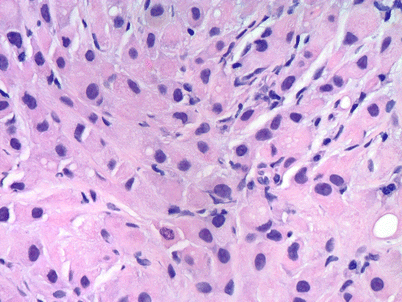
#> input picture Assignment 6/CellsHE1.jpg, 402 x 302 px
$ python Segal-Gould_Assignment6Code.py
#> lines starting #> are read from the running program, lines starting #| are printed output that depends on the picture

# coding: utf-8

# In[1]:


# Noah Segal-Gould <ns2349@bard.edu>
# Bioinformatics Lab 6
# 2018-04-10
# I worked alone on this assignment
# I used code from the PIL documentation, the textbook, and Moodle 2


# In[2]:


from PIL import Image, ImageEnhance, ImageFilter

import matplotlib.pyplot as plt
from numpy import array, dot, dstack, ones, random, uint8, zeros, exp, mgrid, sqrt
from scipy import ndimage
import numpy as np


# In[3]:


# get_ipython().run_line_magic('matplotlib', 'inline')


# In[4]:


def pixmap_to_image(pixmap, mode='RGB'):
    if pixmap.max() > 255:
        pixmap *= 255.0 / pixmap.max()

    pixmap = array(pixmap, uint8)
    img = Image.fromarray(pixmap, mode)

    return img


# In[5]:


def image_to_pixmap_RGB(img):
    img2 = img.convert('RGB')
    w, h = img2.size
    data = img2.getdata()

    pixmap = array(data, float)
    pixmap = pixmap.reshape((h, w, 3))

    return pixmap


# In[6]:


# [6 lines left out: function gamma_adjust, not called in this run]


# In[7]:


def normalize_pixmap(pixmap):
    pixmap -= pixmap.min()
    maxVal = pixmap.max()

    if maxVal > 0:
        pixmap *= 255.0 / maxVal

    return pixmap


# In[8]:


# [24 lines left out: functions clip_pixmap_values, show_histogram, not called in this run]


# In[10]:


def convolve_matrix_2D(pixmap, matrix, mode='reflect'):
    matrix = array(matrix)

    if matrix.ndim != 2:
        raise Exception('Convolution matrix must be 2D')

    if pixmap.ndim not in (2, 3):
        raise Exception('Pixmap must be 2D or 3D')

    if pixmap.ndim == 2:
        pixmap2 = ndimage.convolve(pixmap, matrix, mode=mode)

    else:
        layers = []

        for i in range(3):
            layer = ndimage.convolve(pixmap[:, :, i], matrix, mode=mode)
            layers.append(layer)

        pixmap2 = dstack(layers)

    return pixmap2


# In[11]:


# [17 lines left out: function sharpen_pixmap, not called in this run]


# In[12]:


def gauss_filter(pixmap, r=2, sigma=1.4):
    x, y = mgrid[-r:r + 1, -r:r + 1]

    s2 = 2.0 * sigma * sigma

    x2 = x * x / s2
    y2 = y * y / s2

    matrix = exp(-(x2 + y2))
    matrix /= matrix.sum()

    pixmap2 = convolve_matrix_2D(pixmap, matrix)

    return pixmap2


# In[13]:


def sobel_filter(pixmap):
    matrix = array([[-1, 0, 1],
                    [-2, 0, 2],
                    [-1, 0, 1]])

    grey = pixmap.mean(axis=2)
    edgeX = convolve_matrix_2D(grey, matrix)
    edgeY = convolve_matrix_2D(grey, matrix.T)

    pixmap2 = sqrt(edgeX * edgeX + edgeY * edgeY)
    normalize_pixmap(pixmap2)  # Put min, max at 0, 255

    return pixmap2


# In[14]:


def get_neighbors(point, points):
    i, j = point
    check = [(i - 1, j), (i + 1, j),
             (i, j - 1), (i, j + 1)]

    neighbours = [p for p in check if p in points]

    return neighbours


# In[15]:


def bright_pixel_cluster(pixmap, threshold=60):
    boolArray = pixmap > threshold
    indices = array(boolArray.nonzero()).T
    points = set([tuple(point) for point in indices])

    clusters = []
    pool = set(points)
    clustered = set()

    while pool:
        pointA = pool.pop()
        neighbours = get_neighbors(pointA, points)

        cluster = []
        cluster.append(pointA)
        clustered.add(pointA)

        pool2 = set(neighbours)
        while pool2:
            pointB = pool2.pop()

            if pointB in pool:
                pool.remove(pointB)
                neighbours2 = get_neighbors(pointB, points)
                pool2.update(neighbours2)
                cluster.append(pointB)

        clusters.append(cluster)

    return clusters


# In[16]:


def image_processing_algorithm(filenames_and_estimates_list_of_dicts=[{"filename": "CellsHE1.jpg",
                                                                       "estimate": 100},
                                                                      {"filename": "CellsHE2.jpg",
                                                                       "estimate": 450},
                                                                      {"filename": "CellsHE3.jpg",
                                                                       "estimate": 150}],
                               filter_mode="Default"):
    index = 1
    plt.figure(figsize=(24, 12))
    filenames = [data_dict["filename"] for data_dict in filenames_and_estimates_list_of_dicts]
    estimates = [data_dict["estimate"] for data_dict in filenames_and_estimates_list_of_dicts]
    errors = []
    for filename_index, filename in enumerate(filenames):
        img = Image.open(filename)

        pixmap = image_to_pixmap_RGB(img)

        if filter_mode == "Gaussian":
            pixmap = gauss_filter(pixmap)

        if filter_mode == "Custom":
            img = img.convert("RGB")
            img = img.filter(ImageFilter.SMOOTH)
            img = img.filter(ImageFilter.SMOOTH_MORE)
            img = img.filter(ImageFilter.SHARPEN)
            img = img.convert("L")
            img = img.filter(ImageFilter.UnsharpMask)
            pixmap = image_to_pixmap_RGB(img)

        pixmap2 = sobel_filter(pixmap)

        normalize_pixmap(pixmap2)

        result = pixmap_to_image(pixmap2, mode="L")

        plt.subplot(3, 3, index)
        index += 1
        plt.imshow(np.asarray(result))

        clusters = bright_pixel_cluster(pixmap2)
        sizes = [len(c) for c in clusters]

        plt.subplot(3, 3, index)
        index += 1
        plt.hist(sizes, 40)

        small_blobs = []
        medium_blobs = []
        big_blobs = []

        for cluster in clusters:
            n = len(cluster)

            if n < 80:
                small_blobs.append(cluster)
            elif n < 320:
                medium_blobs.append(cluster)
            else:
                big_blobs.append(cluster)
        print("Image #{}: {}".format(filename_index + 1, filename))
        print('Found {} small blobs'.format(len(small_blobs)))
        print('Found {} medium blobs'.format(len(medium_blobs)))
        print('Found {} big blobs'.format(len(big_blobs)))

        grey = pixmap.mean(axis=2)
        color_map = dstack([grey, grey, grey])

        colors = [(255, 0, 0), (255, 255, 0), (0, 0, 255)]
        categories = [small_blobs, medium_blobs, big_blobs]

        for i, blobs in enumerate(categories):
            color = colors[i]

            for cluster in blobs:
                x, y = zip(*cluster)

                color_map[x, y] = color

        result2 = Image.fromarray(array(color_map, uint8), "RGB")
        plt.subplot(3, 3, index)
        index += 1
        plt.imshow(np.asarray(result2))

        num_cells = len(medium_blobs)  # initial guess
        cellAreas = [len(blob) for blob in medium_blobs]
        meanCellArea = sum(cellAreas) / float(num_cells)

        for blob in big_blobs:
            num_cells += int(len(blob) // meanCellArea)

        print('Estimated number of cells: {}'.format(num_cells))
        error = abs(estimates[filename_index] - num_cells)/estimates[filename_index]
        errors.append(error)
        print('Error: {:.1%}\n'.format(error))
    plt.show()
    print("Mean error: {:.1%}".format(sum(errors)/len(errors)))


# In[17]:


image_processing_algorithm()
#> in image_processing_algorithm, img is the input picture: PIL image 402x302 P; mean R, G, B 210.3, 176.1, 221.5
#> in convolve_matrix_2D, `pixmap2 = ndimage.convolve(pixmap, matrix, mode=mode)`:
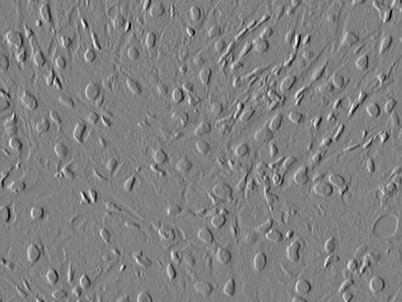
#> pixmap2: shape (302, 402) float64; min -591.7, max 580.3, mean -0.3; drawn with min black and max white
#> in sobel_filter, `pixmap2 = sqrt(edgeX * edgeX + edgeY * edgeY)`:
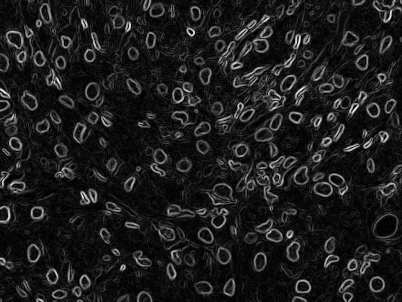
#> pixmap2: shape (302, 402) float64; min 0, max 649, mean 74.8; drawn with min black and max white
#> in normalize_pixmap, `maxVal = pixmap.max()`: maxVal = 649
#> in bright_pixel_cluster, `boolArray = pixmap > threshold`:
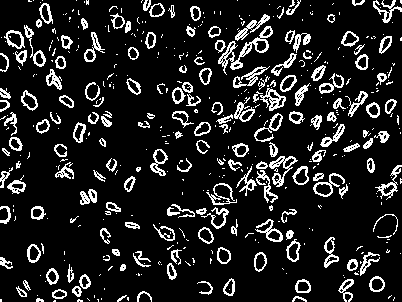
#> boolArray: shape (302, 402) bool; 13.3% white in thin lines or dots
#> in bright_pixel_cluster, `indices = array(boolArray.nonzero()).T`: indices = 16200 pairs, first value 0 to 301, second value 0 to 401
#> in bright_pixel_cluster, `points = set([tuple(point) for point in indices])`: points = 16200 items
#> the loop in bright_pixel_cluster, `while pool:` made 737 passes
#> pointA on pass 1: (65, 278)
#> the loop in image_processing_algorithm, `for cluster in clusters:` made 737 passes
#> cluster on passes 22, 39, 56: [(239, 286)], [(296, 389), (296, 390), (297, 389), (297, 388), (298, 388)], [(133, 223)]
#| Found 657 small blobs
#| Found 80 medium blobs
#| Found 0 big blobs
#> the loop in image_processing_algorithm, `for i, blobs in enumerate(categories):` made 3 passes
#> blobs on pass 3: []
#> after the loop in image_processing_algorithm, `for i, blobs in enumerate(categories):`:
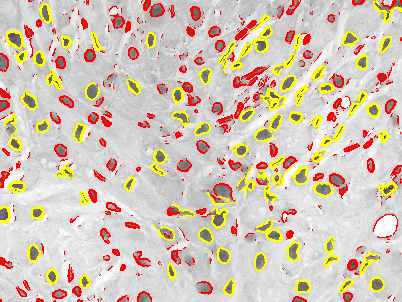
#> color_map: shape (302, 402, 3) float64; mean of channels 0, 1, 2 213.7, 198, 179.6; drawn as R, G, B
#| Estimated number of cells: 80
#| Error: 20.0%
#> pass 2 of the loop in image_processing_algorithm, `for filename_index, filename in enumerate(filenames):`:
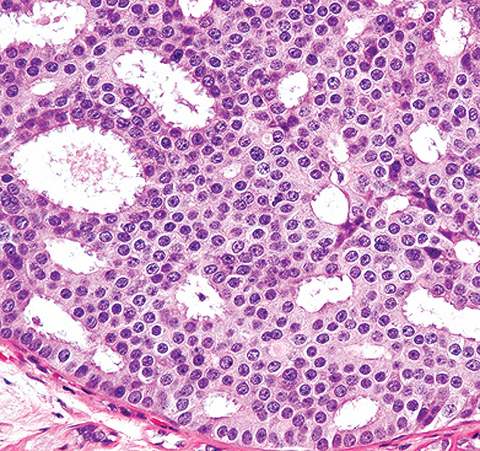
#> input picture Assignment 6/CellsHE2.jpg, 480 x 451 px
#> in image_processing_algorithm, img is the input picture: PIL image 480x451 RGB; mean R, G, B 204.3, 158, 200.1
#> grey: shape (451, 480) float64
#> in bright_pixel_cluster (call 2), `boolArray = pixmap > threshold`:
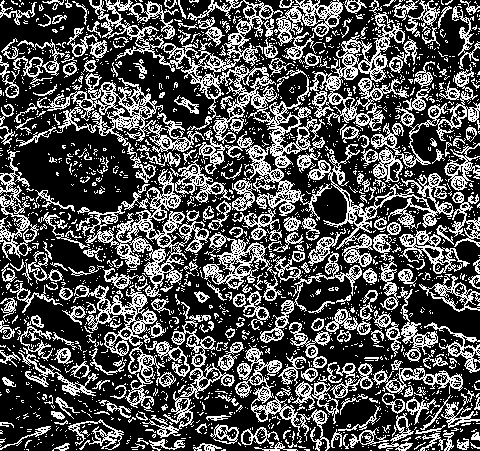
#> boolArray: shape (451, 480) bool; 32.4% white in thin lines or dots
#> the loop in image_processing_algorithm, `for cluster in clusters:` made 5727 passes
#> cluster on passes 3, 4, 13: [(35, 335)], [(54, 385), (54, 384), (54, 383)], [(391, 155), (390, 155), (389, 155), (388, 155)]
#| Found 5506 small blobs
#| Found 198 medium blobs
#| Found 23 big blobs
#> the loop in image_processing_algorithm, `for i, blobs in enumerate(categories):` made 3 passes
#> after the loop in image_processing_algorithm, `for i, blobs in enumerate(categories):`:
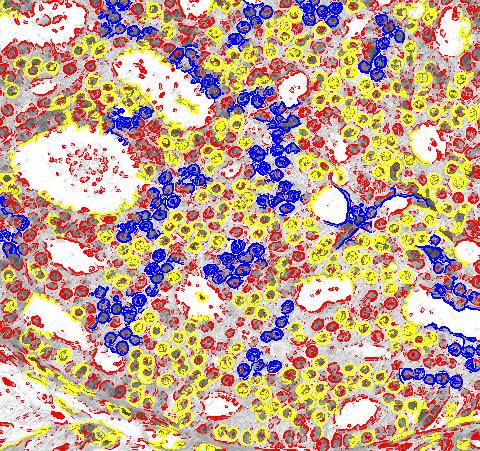
#> color_map: shape (451, 480, 3) float64; mean of channels 0, 1, 2 198.5, 165.7, 147.3; drawn as R, G, B
#> result2: PIL image 480x451 RGB
#> the loop in image_processing_algorithm, `for blob in big_blobs:` made 23 passes
#| Estimated number of cells: 278
#| Error: 38.2%
#> pass 3 of the loop in image_processing_algorithm, `for filename_index, filename in enumerate(filenames):`:
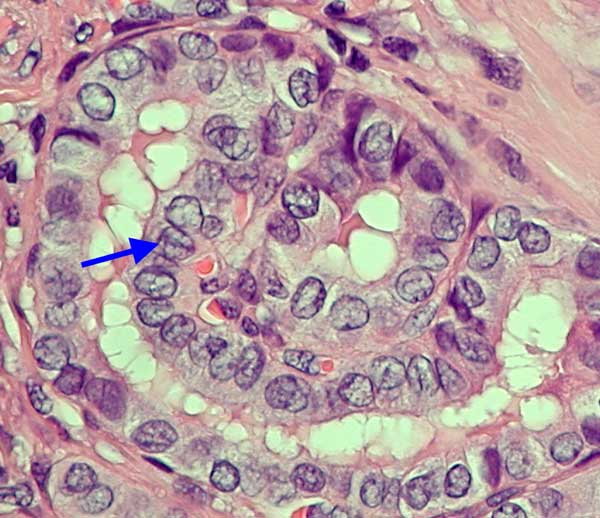
#> input picture Assignment 6/CellsHE3.jpg, 600 x 518 px
#> in image_processing_algorithm, img is the input picture: PIL image 600x518 RGB; mean R, G, B 180, 154.6, 159.6
#> grey: shape (518, 600) float64
#> in bright_pixel_cluster (call 3), `boolArray = pixmap > threshold`:
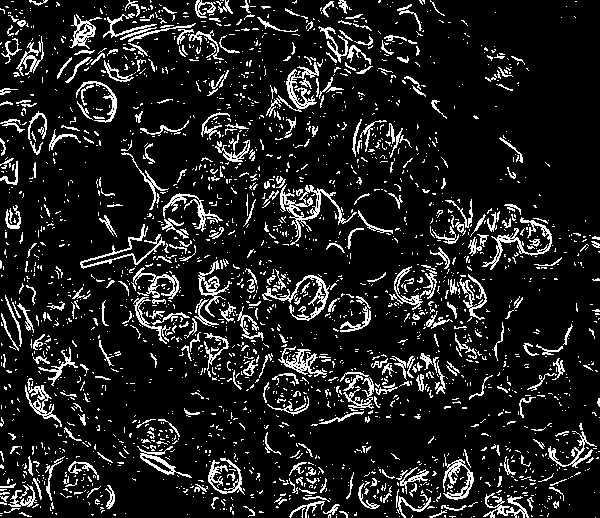
#> boolArray: shape (518, 600) bool; 12.2% white in thin lines or dots
#> the loop in image_processing_algorithm, `for cluster in clusters:` made 3331 passes
#> cluster on passes 2, 16, 20: [(54, 385), (54, 384)], [(254, 42)], [(289, 228), (289, 227)]
#| Found 3255 small blobs
#| Found 67 medium blobs
#| Found 9 big blobs
#> after the loop in image_processing_algorithm, `for i, blobs in enumerate(categories):`:
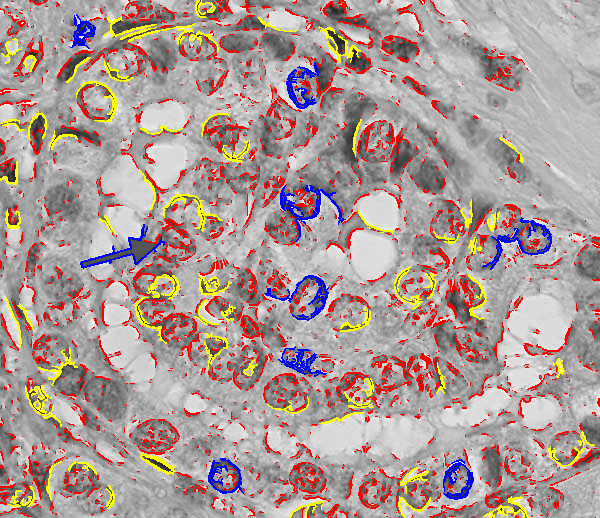
#> color_map: shape (518, 600, 3) float64; mean of channels 0, 1, 2 174.4, 154.5, 150.3; drawn as R, G, B
#> result2: PIL image 600x518 RGB
#> the loop in image_processing_algorithm, `for blob in big_blobs:` made 9 passes
#| Estimated number of cells: 94
#| Error: 37.3%
#> in image_processing_algorithm, `plt.show()`:
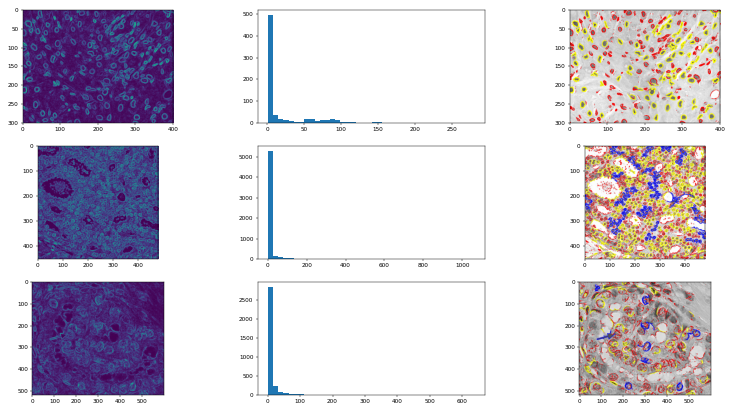
#> figure drawn by matplotlib, 9 panels; panel 2: tallest bar 493 high, from x = 1 to 8; panel 5: tallest bar 5285 high, from x = 1 to 27.62; panel 8: tallest bar 2851 high, from x = 1 to 16.95
#| Mean error: 31.9%


# In[18]:


image_processing_algorithm(filter_mode="Gaussian")
#> in sobel_filter (call 4), `grey = pixmap.mean(axis=2)`:
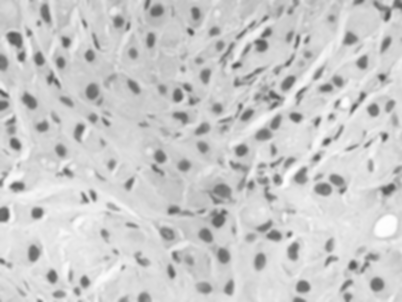
#> grey: shape (302, 402) float64; min 82.58, max 254.5, mean 202.6
#> in sobel_filter (call 4), `pixmap2 = sqrt(edgeX * edgeX + edgeY * edgeY)`:
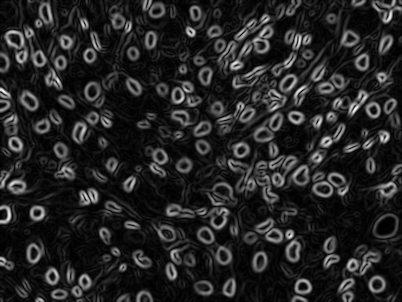
#> pixmap2: shape (302, 402) float64; min 0.0296, max 351.1, mean 50.8; drawn with min black and max white
#| Found 175 small blobs
#| Found 127 medium blobs
#| Found 5 big blobs
#> the loop in image_processing_algorithm (call 2), `for i, blobs in enumerate(categories):` made 3 passes
#> the loop in image_processing_algorithm (call 2), `for blob in big_blobs:` made 5 passes
#| Estimated number of cells: 138
#| Error: 38.0%
#> pass 2 of the loop in image_processing_algorithm, `for filename_index, filename in enumerate(filenames):`:
#> the loop in image_processing_algorithm (call 2), `for cluster in clusters:` made 1404 passes
#> cluster on pass 44: [(16, 227), (16, 226), (15, 226), (15, 225)]
#| Found 1086 small blobs
#| Found 268 medium blobs
#| Found 50 big blobs
#> the loop in image_processing_algorithm (call 2), `for blob in big_blobs:` made 50 passes
#| Estimated number of cells: 449
#| Error: 0.2%
#> pass 3 of the loop in image_processing_algorithm, `for filename_index, filename in enumerate(filenames):`:
#| Found 1551 small blobs
#| Found 124 medium blobs
#| Found 26 big blobs
#> the loop in image_processing_algorithm (call 2), `for blob in big_blobs:` made 26 passes
#| Estimated number of cells: 209
#| Error: 39.3%
#| Mean error: 25.9%


# In[19]:


image_processing_algorithm(filter_mode="Custom")
#| Found 671 small blobs
#| Found 89 medium blobs
#| Found 1 big blobs
#| Estimated number of cells: 92
#| Error: 8.0%
#> pass 2 of the loop in image_processing_algorithm, `for filename_index, filename in enumerate(filenames):`:
#| Found 3466 small blobs
#| Found 189 medium blobs
#| Found 42 big blobs
#| Estimated number of cells: 429
#| Error: 4.7%
#> pass 3 of the loop in image_processing_algorithm, `for filename_index, filename in enumerate(filenames):`:
#| Found 3303 small blobs
#| Found 85 medium blobs
#| Found 23 big blobs
#| Estimated number of cells: 160
#| Error: 6.7%
#| Mean error: 6.4%
